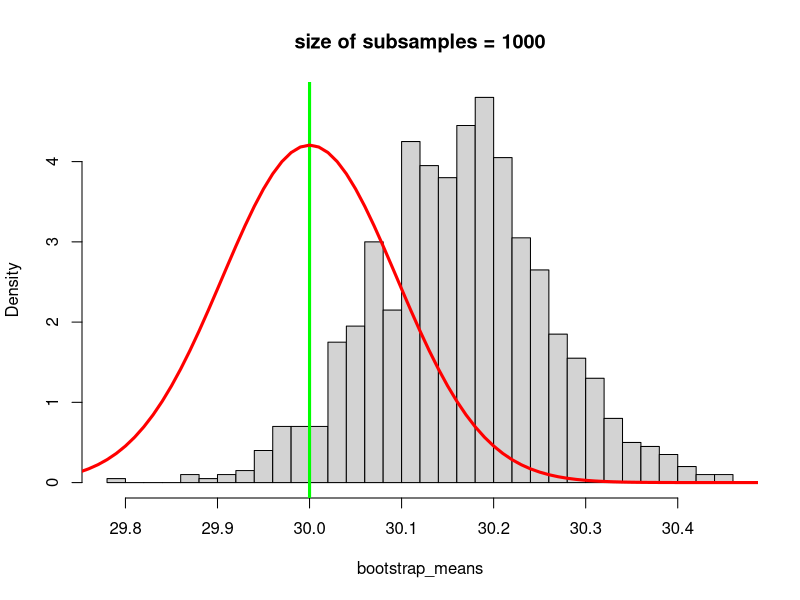
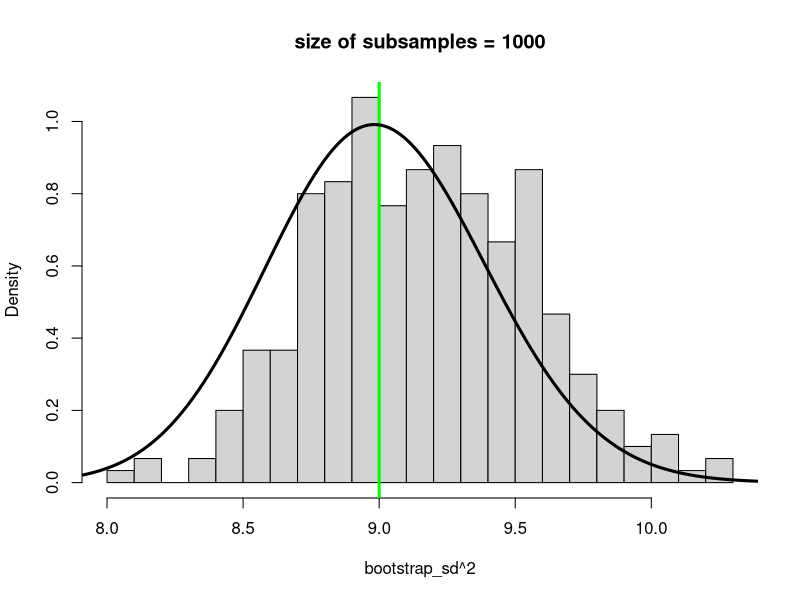
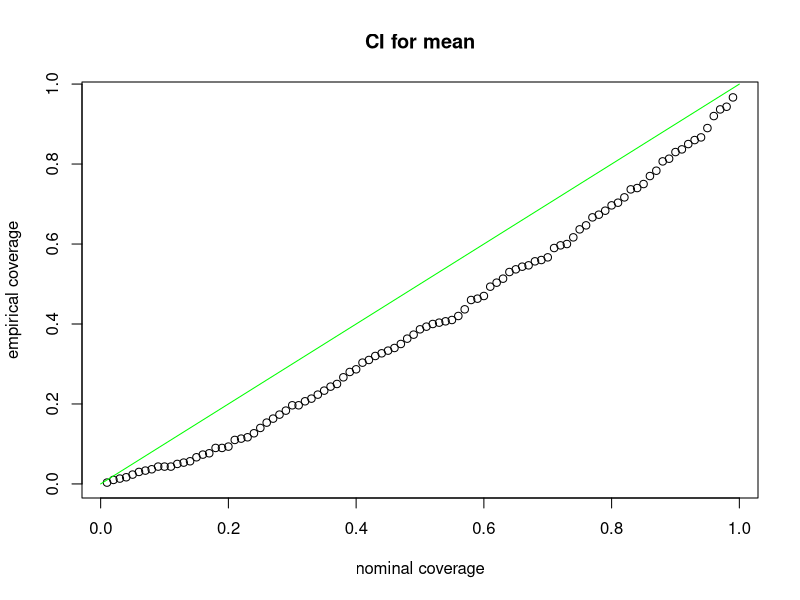
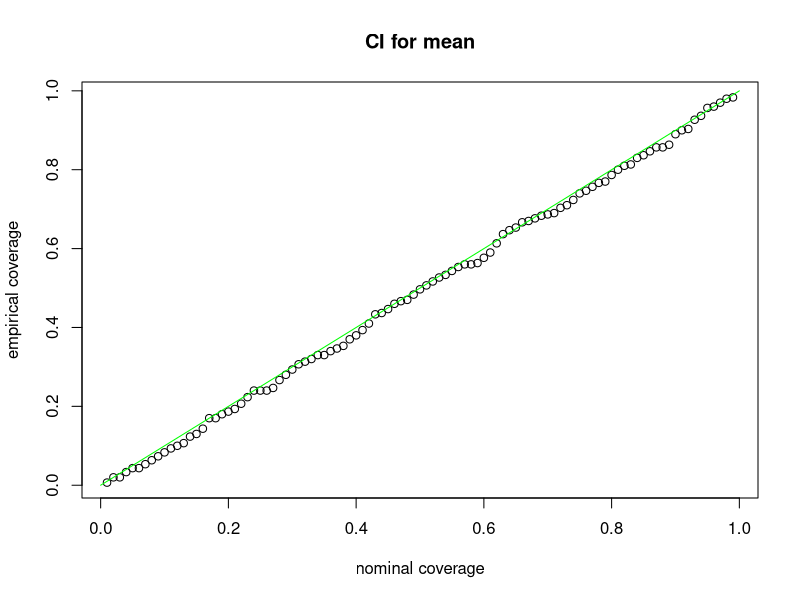

The R script that drew these images, in order:
# Introduction to bootstrapping

# Consider bootstrapping to approximatet the sampling distribution of the
# sample mean of an observed sample of data

n = 1000
mu = 30
sigma = 3
x = rnorm(n, mean=mu, sd=sigma)

m = n
num_boot_samples = 1000
bootstrap_means = rep( NA, num_boot_samples)
for(k in 1:num_boot_samples){
	sub_x = sample( x, size=m, replace=T)
	bootstrap_means[k] = mean(sub_x)
}

# Plot the histogram of the subsampled sample means
hist( bootstrap_means, breaks=floor(sqrt(num_boot_samples)), freq=F,
      main=paste0("size of subsamples = ",m))
abline( v=mu, col="green", lwd=3)

# Compare the histogram to the actual sampling distribution of the sample mean 
# for Gaussian data
grid = seq( mu-3, mu+3, by=.01)
lines( grid, dnorm( grid, mean=mu, sd=sigma/sqrt(n)), lwd=3, col='red')


# Repeat the above analysis for varying sample sizes n and subsample sizes m


# Next, consider the sampling distribution of the sample standard deviation
x = rnorm(n, mean=mu, sd=sigma)

m = n
num_boot_samples = 300
bootstrap_sd = rep( NA, num_boot_samples)
for(k in 1:num_boot_samples){
	sub_x = sample( x, size=m, replace=T)
	bootstrap_sd[k] = sd(sub_x)
}

# Plot the histogram of the subsampled sample variances
hist( bootstrap_sd^2, breaks=floor(sqrt(num_boot_samples)), freq=F,
      main=paste0("size of subsamples = ",m))
abline( v=sigma^2, col="green", lwd=3)

# Compare the histogram to the actual sampling distribution of the sample 
# standard deviation for Gaussian data
grid = seq( sigma^2-3, sigma^2+3, by=.01)
lines( grid, (m-1)*dchisq( (m-1)*grid/sigma^2, df=m-1)/sigma^2, lwd=3)


# A bootstrapped confidence interval can be constructed for both mu and sigma by
# computing the empirical alpha/2 and 1-alpha/2 quantiles.  This approach is 
# called the percentile bootstrap confidence interval

# Percentile bootstrap confidence interval for the mean
alpha = .05
lower = quantile( bootstrap_means, probs=alpha/2); lower
upper = quantile( bootstrap_means, probs=1-alpha/2); upper
mu

# Percentile bootstrap confidence interval for the standard deviation
alpha = .05
lower = quantile( bootstrap_sd, probs=alpha/2); lower
upper = quantile( bootstrap_sd, probs=1-alpha/2); upper
sigma

# How about the coverage of these confidence intervals?

# Confidence interval for mu
num_sims = 300
m = 1000
num_boot_samples = 1000
nominal_coverage = seq( .01, .99, by=.01)
coverage = rep( 0, length(nominal_coverage))
for(j in 1:num_sims){
	
	#x = rnorm(n, mean=mu, sd=sigma)
	x = rcauchy(n, location = mu, scale = sigma)
	
	bootstrap_means = rep( NA, num_boot_samples)
	for(k in 1:num_boot_samples){
		sub_x = sample( x, size=m, replace=T)
		bootstrap_means[k] = mean(sub_x)
	}
	
	for(r in 1:length(nominal_coverage)){
		alpha = 1-nominal_coverage[r]
		lower = quantile( bootstrap_means, probs=alpha/2)
		upper = quantile( bootstrap_means, probs=1-alpha/2)
		if(lower < mu & mu < upper) coverage[r] = coverage[r] + 1
	}
}
coverage = coverage / num_sims

plot( nominal_coverage, coverage, xlab="nominal coverage", main="CI for mean",
      ylab="empirical coverage")
lines( c(0,1), c(0,1), col="green")

# Confidence interval for sigma
num_sims = 300
m = n
num_boot_samples = 300
nominal_coverage = seq( .01, .99, by=.01)
coverage = rep( 0, length(nominal_coverage))
for(j in 1:num_sims){
	
	x = rnorm(n, mean=mu, sd=sigma)

	bootstrap_sd = rep( NA, num_boot_samples)
	for(k in 1:num_boot_samples){
		sub_x = sample( x, size=m, replace=T)
		bootstrap_sd[k] = sd(sub_x)
	}
	
	for(r in 1:length(nominal_coverage)){
		alpha = 1-nominal_coverage[r]
		lower = quantile( bootstrap_sd, probs=alpha/2)
		upper = quantile( bootstrap_sd, probs=1-alpha/2)
		if(lower < sigma & sigma < upper) coverage[r] = coverage[r] + 1
	}
}
coverage = coverage / num_sims

plot( nominal_coverage, coverage, xlab="nominal coverage", main="CI for mean",
      ylab="empirical coverage")
lines( c(0,1), c(0,1), col="green")

















